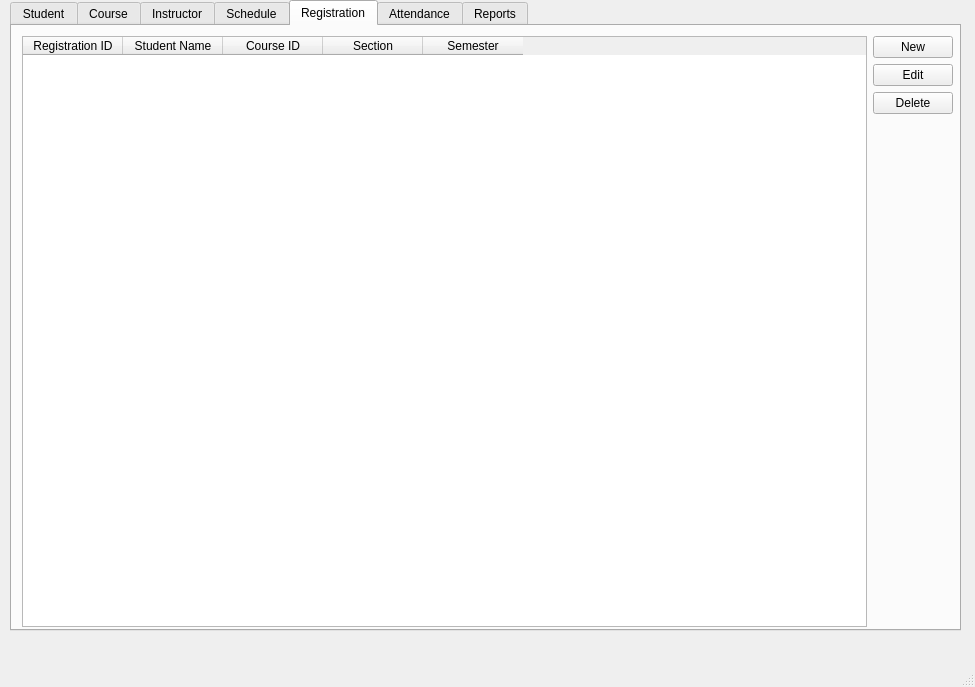
<?xml version="1.0" encoding="UTF-8"?>
<ui version="4.0">
 <class>MainWindow</class>
 <widget class="QMainWindow" name="MainWindow">
  <property name="geometry">
   <rect>
    <x>0</x>
    <y>0</y>
    <width>975</width>
    <height>687</height>
   </rect>
  </property>
  <property name="windowTitle">
   <string>MainWindow</string>
  </property>
  <widget class="QWidget" name="centralwidget">
   <widget class="QTabWidget" name="twtMain">
    <property name="geometry">
     <rect>
      <x>10</x>
      <y>0</y>
      <width>951</width>
      <height>631</height>
     </rect>
    </property>
    <property name="currentIndex">
     <number>4</number>
    </property>
    <widget class="QWidget" name="tabStudent">
     <attribute name="title">
      <string>Student</string>
     </attribute>
     <widget class="QWidget" name="horizontalLayoutWidget_3">
      <property name="geometry">
       <rect>
        <x>10</x>
        <y>10</y>
        <width>931</width>
        <height>591</height>
       </rect>
      </property>
      <layout class="QHBoxLayout" name="horizontalLayout_5">
       <item>
        <widget class="QTableWidget" name="tblStudent">
         <column>
          <property name="text">
           <string>Student ID</string>
          </property>
         </column>
         <column>
          <property name="text">
           <string>First Name</string>
          </property>
         </column>
         <column>
          <property name="text">
           <string>Last Name</string>
          </property>
         </column>
         <column>
          <property name="text">
           <string>Email</string>
          </property>
         </column>
        </widget>
       </item>
       <item>
        <layout class="QVBoxLayout" name="verticalLayout_7">
         <item>
          <widget class="QPushButton" name="btnNewStudent">
           <property name="text">
            <string>New</string>
           </property>
          </widget>
         </item>
         <item>
          <widget class="QPushButton" name="btnEditStudent">
           <property name="text">
            <string>Edit</string>
           </property>
          </widget>
         </item>
         <item>
          <widget class="QPushButton" name="btnDeleteStudent">
           <property name="text">
            <string>Delete</string>
           </property>
          </widget>
         </item>
         <item>
          <spacer name="verticalSpacer_4">
           <property name="orientation">
            <enum>Qt::Vertical</enum>
           </property>
           <property name="sizeHint" stdset="0">
            <size>
             <width>20</width>
             <height>40</height>
            </size>
           </property>
          </spacer>
         </item>
        </layout>
       </item>
      </layout>
     </widget>
    </widget>
    <widget class="QWidget" name="tabCourse">
     <attribute name="title">
      <string>Course</string>
     </attribute>
     <widget class="QWidget" name="horizontalLayoutWidget">
      <property name="geometry">
       <rect>
        <x>10</x>
        <y>10</y>
        <width>931</width>
        <height>591</height>
       </rect>
      </property>
      <layout class="QHBoxLayout" name="horizontalLayout">
       <item>
        <widget class="QTableWidget" name="tblCourse">
         <column>
          <property name="text">
           <string>Course ID</string>
          </property>
         </column>
         <column>
          <property name="text">
           <string>Course Title</string>
          </property>
         </column>
        </widget>
       </item>
       <item>
        <layout class="QVBoxLayout" name="verticalLayout_4">
         <item>
          <widget class="QPushButton" name="btnNewCourse">
           <property name="text">
            <string>New</string>
           </property>
          </widget>
         </item>
         <item>
          <widget class="QPushButton" name="btnEditCourse">
           <property name="text">
            <string>Edit</string>
           </property>
          </widget>
         </item>
         <item>
          <widget class="QPushButton" name="btnDeleteCourse">
           <property name="text">
            <string>Delete</string>
           </property>
          </widget>
         </item>
         <item>
          <spacer name="verticalSpacer">
           <property name="orientation">
            <enum>Qt::Vertical</enum>
           </property>
           <property name="sizeHint" stdset="0">
            <size>
             <width>20</width>
             <height>40</height>
            </size>
           </property>
          </spacer>
         </item>
        </layout>
       </item>
      </layout>
     </widget>
    </widget>
    <widget class="QWidget" name="tabInstructor">
     <attribute name="title">
      <string>Instructor</string>
     </attribute>
     <widget class="QWidget" name="horizontalLayoutWidget_2">
      <property name="geometry">
       <rect>
        <x>10</x>
        <y>10</y>
        <width>931</width>
        <height>591</height>
       </rect>
      </property>
      <layout class="QHBoxLayout" name="horizontalLayout_2">
       <item>
        <widget class="QTableWidget" name="tblInstructor">
         <column>
          <property name="text">
           <string>Instructor ID</string>
          </property>
         </column>
         <column>
          <property name="text">
           <string>Instructor Name</string>
          </property>
         </column>
        </widget>
       </item>
       <item>
        <layout class="QVBoxLayout" name="verticalLayout_5">
         <item>
          <widget class="QPushButton" name="btnNewInstructor">
           <property name="text">
            <string>New</string>
           </property>
          </widget>
         </item>
         <item>
          <widget class="QPushButton" name="btnEditInstructor">
           <property name="text">
            <string>Edit</string>
           </property>
          </widget>
         </item>
         <item>
          <widget class="QPushButton" name="btnDeleteInstructor">
           <property name="text">
            <string>Delete</string>
           </property>
          </widget>
         </item>
         <item>
          <spacer name="verticalSpacer_2">
           <property name="orientation">
            <enum>Qt::Vertical</enum>
           </property>
           <property name="sizeHint" stdset="0">
            <size>
             <width>20</width>
             <height>40</height>
            </size>
           </property>
          </spacer>
         </item>
        </layout>
       </item>
      </layout>
     </widget>
    </widget>
    <widget class="QWidget" name="tabSchedule">
     <attribute name="title">
      <string>Schedule</string>
     </attribute>
     <widget class="QWidget" name="horizontalLayoutWidget_4">
      <property name="geometry">
       <rect>
        <x>10</x>
        <y>10</y>
        <width>931</width>
        <height>591</height>
       </rect>
      </property>
      <layout class="QHBoxLayout" name="horizontalLayout_8">
       <item>
        <widget class="QTableWidget" name="tblSchedule">
         <column>
          <property name="text">
           <string>Schedule ID</string>
          </property>
         </column>
         <column>
          <property name="text">
           <string>Instructor Name</string>
          </property>
         </column>
         <column>
          <property name="text">
           <string>Course ID</string>
          </property>
         </column>
         <column>
          <property name="text">
           <string>Section</string>
          </property>
         </column>
         <column>
          <property name="text">
           <string>Course Title</string>
          </property>
         </column>
         <column>
          <property name="text">
           <string>Semester</string>
          </property>
         </column>
        </widget>
       </item>
       <item>
        <layout class="QVBoxLayout" name="verticalLayout_8">
         <item>
          <widget class="QPushButton" name="btnNewSchedule">
           <property name="text">
            <string>New</string>
           </property>
          </widget>
         </item>
         <item>
          <widget class="QPushButton" name="btnEditSchedule">
           <property name="text">
            <string>Edit</string>
           </property>
          </widget>
         </item>
         <item>
          <widget class="QPushButton" name="btnDeleteSchedule">
           <property name="text">
            <string>Delete</string>
           </property>
          </widget>
         </item>
         <item>
          <spacer name="verticalSpacer_5">
           <property name="orientation">
            <enum>Qt::Vertical</enum>
           </property>
           <property name="sizeHint" stdset="0">
            <size>
             <width>20</width>
             <height>40</height>
            </size>
           </property>
          </spacer>
         </item>
        </layout>
       </item>
      </layout>
     </widget>
    </widget>
    <widget class="QWidget" name="tabRegistration">
     <attribute name="title">
      <string>Registration</string>
     </attribute>
     <widget class="QWidget" name="horizontalLayoutWidget_7">
      <property name="geometry">
       <rect>
        <x>10</x>
        <y>10</y>
        <width>931</width>
        <height>591</height>
       </rect>
      </property>
      <layout class="QHBoxLayout" name="horizontalLayout_11">
       <item>
        <widget class="QTableWidget" name="tblRegistration">
         <column>
          <property name="text">
           <string>Registration ID</string>
          </property>
         </column>
         <column>
          <property name="text">
           <string>Student Name</string>
          </property>
         </column>
         <column>
          <property name="text">
           <string>Course ID</string>
          </property>
         </column>
         <column>
          <property name="text">
           <string>Section</string>
          </property>
         </column>
         <column>
          <property name="text">
           <string>Semester</string>
          </property>
         </column>
        </widget>
       </item>
       <item>
        <layout class="QVBoxLayout" name="verticalLayout_10">
         <item>
          <widget class="QPushButton" name="btnNewRegistration">
           <property name="text">
            <string>New</string>
           </property>
          </widget>
         </item>
         <item>
          <widget class="QPushButton" name="btnEditRegistration">
           <property name="text">
            <string>Edit</string>
           </property>
          </widget>
         </item>
         <item>
          <widget class="QPushButton" name="btnDeleteRegistration">
           <property name="text">
            <string>Delete</string>
           </property>
          </widget>
         </item>
         <item>
          <spacer name="verticalSpacer_8">
           <property name="orientation">
            <enum>Qt::Vertical</enum>
           </property>
           <property name="sizeHint" stdset="0">
            <size>
             <width>20</width>
             <height>40</height>
            </size>
           </property>
          </spacer>
         </item>
        </layout>
       </item>
      </layout>
     </widget>
    </widget>
    <widget class="QWidget" name="tabAttendence">
     <attribute name="title">
      <string>Attendance</string>
     </attribute>
     <widget class="QWidget" name="verticalLayoutWidget_2">
      <property name="geometry">
       <rect>
        <x>10</x>
        <y>10</y>
        <width>931</width>
        <height>591</height>
       </rect>
      </property>
      <layout class="QVBoxLayout" name="verticalLayout_2">
       <item>
        <layout class="QHBoxLayout" name="horizontalLayout_10">
         <item>
          <widget class="QLabel" name="lblSemesterAttendence">
           <property name="text">
            <string>Semester: </string>
           </property>
          </widget>
         </item>
         <item>
          <widget class="QComboBox" name="cmbSemesterAttendence"/>
         </item>
         <item>
          <widget class="QLabel" name="lblCourseAttendence">
           <property name="text">
            <string>Course: </string>
           </property>
          </widget>
         </item>
         <item>
          <widget class="QComboBox" name="cmbCourseAttendence"/>
         </item>
         <item>
          <widget class="QLabel" name="lblSectionAttendence">
           <property name="text">
            <string>Section: </string>
           </property>
          </widget>
         </item>
         <item>
          <widget class="QComboBox" name="cmbSectionAttendence">
           <property name="maxVisibleItems">
            <number>10</number>
           </property>
          </widget>
         </item>
         <item>
          <widget class="QLabel" name="lblDateAttendence">
           <property name="text">
            <string>Date:</string>
           </property>
          </widget>
         </item>
         <item>
          <widget class="QDateEdit" name="dateAttendence">
           <property name="calendarPopup">
            <bool>true</bool>
           </property>
           <property name="date">
            <date>
             <year>2023</year>
             <month>7</month>
             <day>16</day>
            </date>
           </property>
          </widget>
         </item>
         <item>
          <spacer name="horizontalSpacer">
           <property name="orientation">
            <enum>Qt::Horizontal</enum>
           </property>
           <property name="sizeHint" stdset="0">
            <size>
             <width>40</width>
             <height>20</height>
            </size>
           </property>
          </spacer>
         </item>
         <item>
          <widget class="QPushButton" name="btnCreateRecord">
           <property name="text">
            <string>Create Record</string>
           </property>
          </widget>
         </item>
         <item>
          <widget class="QPushButton" name="btnDeleteAll">
           <property name="text">
            <string>Delete All</string>
           </property>
          </widget>
         </item>
        </layout>
       </item>
       <item>
        <layout class="QHBoxLayout" name="horizontalLayout_9">
         <item>
          <widget class="QTableWidget" name="tblAttendance">
           <column>
            <property name="text">
             <string>Attendance ID</string>
            </property>
           </column>
           <column>
            <property name="text">
             <string>First Name</string>
            </property>
           </column>
           <column>
            <property name="text">
             <string>Last Name</string>
            </property>
           </column>
           <column>
            <property name="text">
             <string>Semester</string>
            </property>
           </column>
           <column>
            <property name="text">
             <string>Course ID</string>
            </property>
           </column>
           <column>
            <property name="text">
             <string>Section</string>
            </property>
           </column>
           <column>
            <property name="text">
             <string>Date</string>
            </property>
           </column>
           <column>
            <property name="text">
             <string>Status</string>
            </property>
           </column>
          </widget>
         </item>
         <item>
          <layout class="QVBoxLayout" name="verticalLayout_9">
           <item>
            <widget class="QPushButton" name="btnNewAttendance">
             <property name="text">
              <string>New</string>
             </property>
            </widget>
           </item>
           <item>
            <widget class="QPushButton" name="btnEditAttendance">
             <property name="text">
              <string>Edit</string>
             </property>
            </widget>
           </item>
           <item>
            <widget class="QPushButton" name="btnDeleteAttendance">
             <property name="text">
              <string>Delete</string>
             </property>
            </widget>
           </item>
           <item>
            <spacer name="verticalSpacer_6">
             <property name="orientation">
              <enum>Qt::Vertical</enum>
             </property>
             <property name="sizeHint" stdset="0">
              <size>
               <width>20</width>
               <height>40</height>
              </size>
             </property>
            </spacer>
           </item>
          </layout>
         </item>
        </layout>
       </item>
      </layout>
     </widget>
    </widget>
    <widget class="QWidget" name="tabReports">
     <attribute name="title">
      <string>Reports</string>
     </attribute>
     <widget class="QWidget" name="verticalLayoutWidget">
      <property name="geometry">
       <rect>
        <x>10</x>
        <y>10</y>
        <width>931</width>
        <height>591</height>
       </rect>
      </property>
      <layout class="QVBoxLayout" name="verticalLayout">
       <item>
        <layout class="QHBoxLayout" name="horizontalLayout_13">
         <item>
          <widget class="QLabel" name="lblSemesterReports">
           <property name="text">
            <string>Semester: </string>
           </property>
          </widget>
         </item>
         <item>
          <widget class="QComboBox" name="cmbSemesterReports"/>
         </item>
         <item>
          <widget class="QLabel" name="lblCourseReports">
           <property name="text">
            <string>Course: </string>
           </property>
          </widget>
         </item>
         <item>
          <widget class="QComboBox" name="cmbCourseReports"/>
         </item>
         <item>
          <widget class="QLabel" name="lblSectionReports">
           <property name="text">
            <string>Section: </string>
           </property>
          </widget>
         </item>
         <item>
          <widget class="QComboBox" name="cmbSectionReports">
           <property name="maxVisibleItems">
            <number>10</number>
           </property>
          </widget>
         </item>
         <item>
          <widget class="QLabel" name="lblDateReports">
           <property name="text">
            <string>Date:</string>
           </property>
          </widget>
         </item>
         <item>
          <widget class="QDateEdit" name="dateDateReports">
           <property name="calendarPopup">
            <bool>true</bool>
           </property>
           <property name="date">
            <date>
             <year>2023</year>
             <month>7</month>
             <day>16</day>
            </date>
           </property>
          </widget>
         </item>
         <item>
          <spacer name="horizontalSpacer_2">
           <property name="orientation">
            <enum>Qt::Horizontal</enum>
           </property>
           <property name="sizeHint" stdset="0">
            <size>
             <width>40</width>
             <height>20</height>
            </size>
           </property>
          </spacer>
         </item>
        </layout>
       </item>
       <item>
        <layout class="QHBoxLayout" name="horizontalLayout_3">
         <item>
          <widget class="QTableWidget" name="tblReports">
           <column>
            <property name="text">
             <string>First Name</string>
            </property>
           </column>
           <column>
            <property name="text">
             <string>Last Name</string>
            </property>
           </column>
           <column>
            <property name="text">
             <string>Date</string>
            </property>
           </column>
           <column>
            <property name="text">
             <string>Status</string>
            </property>
           </column>
          </widget>
         </item>
         <item>
          <layout class="QVBoxLayout" name="verticalLayout_11">
           <item>
            <widget class="QPushButton" name="btnReport1">
             <property name="text">
              <string>Report1</string>
             </property>
            </widget>
           </item>
           <item>
            <widget class="QPushButton" name="btnReport2">
             <property name="text">
              <string>Report2</string>
             </property>
            </widget>
           </item>
           <item>
            <widget class="QPushButton" name="btnReport3">
             <property name="text">
              <string>Report3</string>
             </property>
            </widget>
           </item>
           <item>
            <spacer name="verticalSpacer_7">
             <property name="orientation">
              <enum>Qt::Vertical</enum>
             </property>
             <property name="sizeHint" stdset="0">
              <size>
               <width>20</width>
               <height>40</height>
              </size>
             </property>
            </spacer>
           </item>
          </layout>
         </item>
        </layout>
       </item>
      </layout>
     </widget>
    </widget>
   </widget>
  </widget>
  <widget class="QMenuBar" name="menubar">
   <property name="geometry">
    <rect>
     <x>0</x>
     <y>0</y>
     <width>975</width>
     <height>24</height>
    </rect>
   </property>
  </widget>
  <widget class="QStatusBar" name="statusbar"/>
 </widget>
 <resources/>
 <connections/>
</ui>
